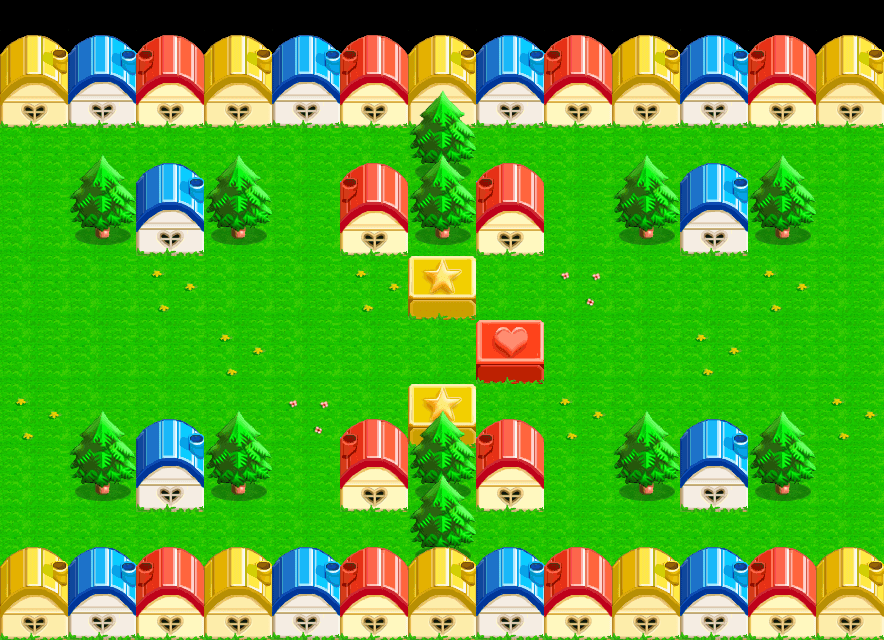

This game map was drawn from its Tiled (.tmx) file and the tilesets committed beside it. A one-line description and the trimmed map source follow:
An orthogonal 13x10 tile map with 68x64 px tiles, 4 tile layers (bg, item, wall, fg) and 2 objects (player1, player2).

<map version="1.0" orientation="orthogonal" renderorder="right-down" width="13" height="10" tilewidth="68" tileheight="64" nextobjectid="6">
 <tileset firstgid="1" name="senlin" tilewidth="68" tileheight="64" tilecount="39" columns="3">
  <image source="senlin.png" width="204" height="832" />
  <tile id="3">
   <properties>
    <property name="block" value="1" />
   </properties>
  </tile>
  <tile id="4">
   <properties>
    <property name="block" value="1" />
   </properties>
  </tile>
  <tile id="5">
   <properties>
    <property name="block" value="1" />
   </properties>
  </tile>
  <tile id="6">
   <properties>
    <property name="block" value="1" />
    <property name="move" value="1" />
    <property name="shadow" value="1" />
   </properties>
  </tile>
  <tile id="7">
   <properties>
    <property name="block" value="1" />
   </properties>
  </tile>
  <tile id="8">
   <properties>
    <property name="block" value="1" />
   </properties>
  </tile>
  <tile id="11">
   <properties>
    <property name="block" value="1" />
   </properties>
  </tile>
  <tile id="17">
   <properties>
    <property name="hide" value="1" />
   </properties>
  </tile>
  <tile id="19">
   <properties>
    <property name="block" value="1" />
   </properties>
  </tile>
  <tile id="21">
   <properties>
    <property name="block" value="1" />
   </properties>
  </tile>
  <tile id="24">
   <properties>
    <property name="block" value="1" />
   </properties>
  </tile>
  <tile id="25">
   <properties>
    <property name="block" value="1" />
   </properties>
  </tile>
  <tile id="26">
   <properties>
    <property name="block" value="1" />
   </properties>
  </tile>
  <tile id="27">
   <properties>
    <property name="block" value="1" />
   </properties>
  </tile>
  <tile id="28">
   <properties>
    <property name="block" value="1" />
   </properties>
  </tile>
  <tile id="29">
   <properties>
    <property name="block" value="1" />
   </properties>
  </tile>
  <tile id="30">
   <properties>
    <property name="block" value="1" />
   </properties>
  </tile>
 </tileset>
 <layer name="bg" width="13" height="10">
  <data>[130 cells, 117 non-empty, 3 distinct tile ids]</data>
 </layer>
 <layer name="item" width="13" height="10">
  <data>[130 cells, 3 non-empty, 2 distinct tile ids]</data>
 </layer>
 <layer name="wall" width="13" height="10">
  <data>[130 cells, 46 non-empty, 4 distinct tile ids]</data>
 </layer>
 <layer name="fg" width="13" height="10">
  <data>[130 cells, 46 non-empty, 4 distinct tile ids]</data>
 </layer>
 <objectgroup name="players">
  <object id="1" name="player1" x="98" y="346">
   <properties>
    <property name="playertype" value="player" />
   </properties>
  </object>
  <object id="2" name="player2" x="776" y="347">
   <properties>
    <property name="playertype" value="npc1" />
   </properties>
  </object>
 </objectgroup>
</map>
